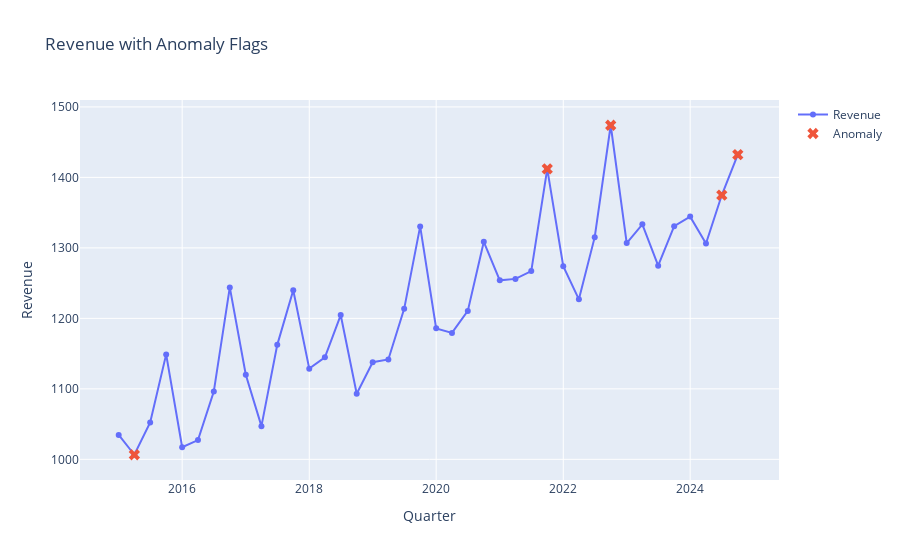

The cell this chart's notebook holds for it:
### Code cell
def detect_anomalies(data: pd.DataFrame, col='Revenue', contamination=0.12):
    iso = IsolationForest(contamination=contamination, random_state=RANDOM_SEED)
    vals = data[[col]].values
    preds = iso.fit_predict(vals)
    out = data.copy()
    out['Anomaly'] = np.where(preds == -1, 1, 0)
    out['AnomalyScore'] = iso.decision_function(vals)
    return out

df_anom = detect_anomalies(df, col='Revenue', contamination=0.12)

fig = go.Figure()
fig.add_trace(go.Scatter(x=df_anom['Quarter'], y=df_anom['Revenue'], mode='lines+markers', name='Revenue'))
anom_pts = df_anom[df_anom['Anomaly'] == 1]
fig.add_trace(go.Scatter(x=anom_pts['Quarter'], y=anom_pts['Revenue'],
                         mode='markers', name='Anomaly',
                         marker=dict(size=10, symbol='x')))
fig.update_layout(title='Revenue with Anomaly Flags', xaxis_title='Quarter', yaxis_title='Revenue')
fig.show()

df_anom.tail()
